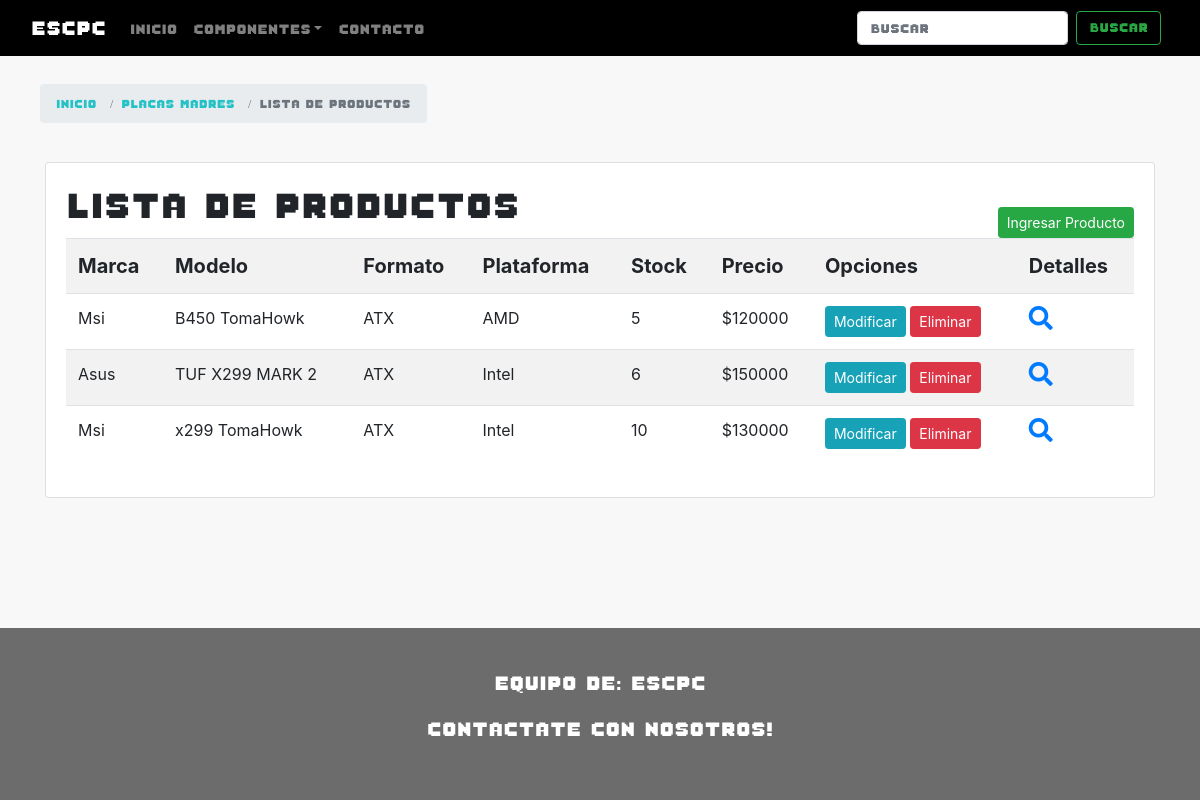
/catalog/placasmadre/, run on an earlier commit of the app's database.
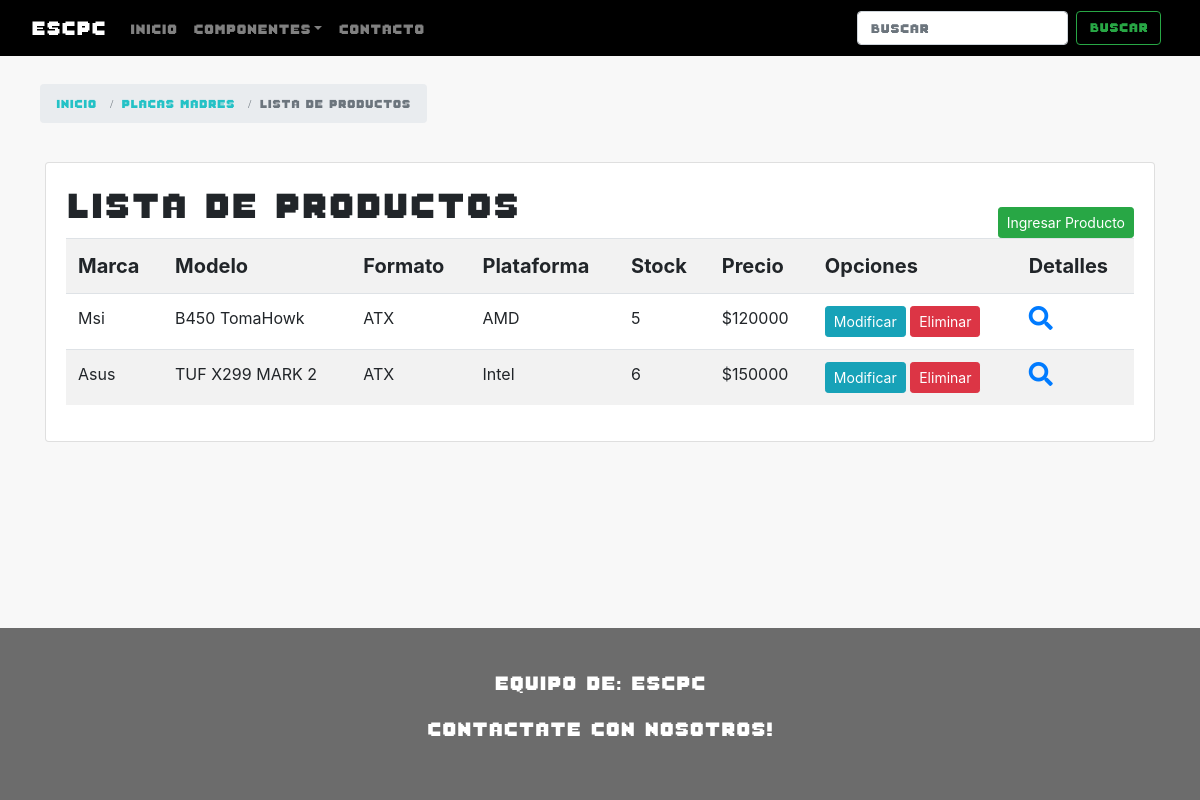
And on a later commit of the database.
### catalog/models.py (models this page shows, shortened)
class PlacasMadre(models.Model):
    marca = models.CharField(max_length=100,help_text='Marca del producto')
    modelo = models.CharField(max_length=100,help_text='Modelo del producto')
    CATALOGO_FORMATO_PLACAMADRE = (
        ('seleccione','Seleccione'),
        ('ATX','ATX'),
        ('Mini ITX','Mini ITX'),
        ('Micro ATX','Micro ATX'),
    )
    formato = models.CharField(max_length=10,choices=CATALOGO_FORMATO_PLACAMADRE,blank=False,default='s',help_text='Formato de la Placa Madre')
    CATALOGO_PLATAFORMA_PLACAMADRE = (
        ('seleccione','Seleccione'),
        ('AMD','AMD'),
        ('Intel','Intel')
    )
    plataforma = models.CharField(max_length=10,choices=CATALOGO_PLATAFORMA_PLACAMADRE,blank=False,default='se',help_text='Plataforma de la Placa Madre')
    stock = models.IntegerField(default=0,help_text='Stock del producto')
    imagen = models.ImageField(upload_to='placasmadres/',null=True)
    imagen_detail = models.ImageField(upload_to='placasmadres_detail/',null=True)
    precio = models.IntegerField(default=0,help_text='Precio del producto')

### catalog/views.py (the view)
# urls.py: path('placasmadre/', views.PlacaListView.as_view(), name="placas"),
class PlacaListView(ListView):
    model = PlacasMadre
    template_name = 'catalogo/placasmadre_list.html'

### catalog/templates/catalogo/placasmadre_list.html (shortened to what this page needs)
{% extends "base_generic.html" %}
{% block content %}
<br>
<head>
  <link rel="stylesheet" href="https://use.fontawesome.com/releases/v5.7.0/css/all.css"
</head>
<body >
  <div id="seguimiento" class="container">
      <div class="col-md-5">
          <ol class="breadcrumb breadcrumb-extend">
              <li class="breadcrumb-item"><a href="{% url 'index' %}">Inicio</a></li>
              <li class="breadcrumb-item"><a href="{% url 'placamadre' %}">Placas Madres</a></li>
              <li class="breadcrumb-item active">Lista de productos</li>
          </ol>
      </div>
  </div>
  <div class="container mt-5" >
    <div class="card">
      <div class="card-body">
        <h1 style="font-family: fuente8bits; font-size: 3vw; float:left;">Lista de productos</h1>
        <a style="float: right;" href="{% url 'nueva_placa' %}" class="btn btn-success btn-sm mt-4">Ingresar Producto</a>
        {% if placasmadre_list %}
        <table class="table table-striped table-hover table-responsive-sm">
          <tr style="font-size: 20px;">
            <th>Marca</th>
            <th>Modelo</th>
            <th>Formato</th>
            <th>Plataforma</th>
            <th>Stock</th>
            <th>Precio</th>
            <th>Opciones</th>
            <th>Detalles</th>
          </tr>
          {% for placa in placasmadre_list %}
          <tr>
            <td>{{ placa.marca }}</td>
            <td>{{ placa.modelo }}</td>
            <td>{{ placa.formato }}</td>
            <td>{{ placa.plataforma }}</td>
            <td>{{ placa.stock }}</td>
            <td>${{ placa.precio }}</td>
            <td>
              <a href="{% url 'modificar_placa' placa.id %}" class="btn btn-info btn-sm">Modificar</a>
              <a href="{% url 'eliminar_placa' placa.id %}" class="btn btn-danger btn-sm">Eliminar</a>
            </td>
            <td>
              <a href="{% url 'placas-detail' placa.id %}">
                <i style="font-size: 24px;" class="fa">&#xf002</i>
              </a>
            </td>
          </tr>
          {% endfor %}
        </table>
          {% else %}
            <p>No hay productos</p>
        {% endif %}
      </div>
    </div>
  </div>
  <br>
  <br>
  <br>
</body>
{% endblock %}

What changed in the data, as far as the page shows it:
removed PlacasMadre: marca "Msi", modelo "x299 TomaHowk", formato "ATX", plataforma "Intel", stock "10", precio "130000"
